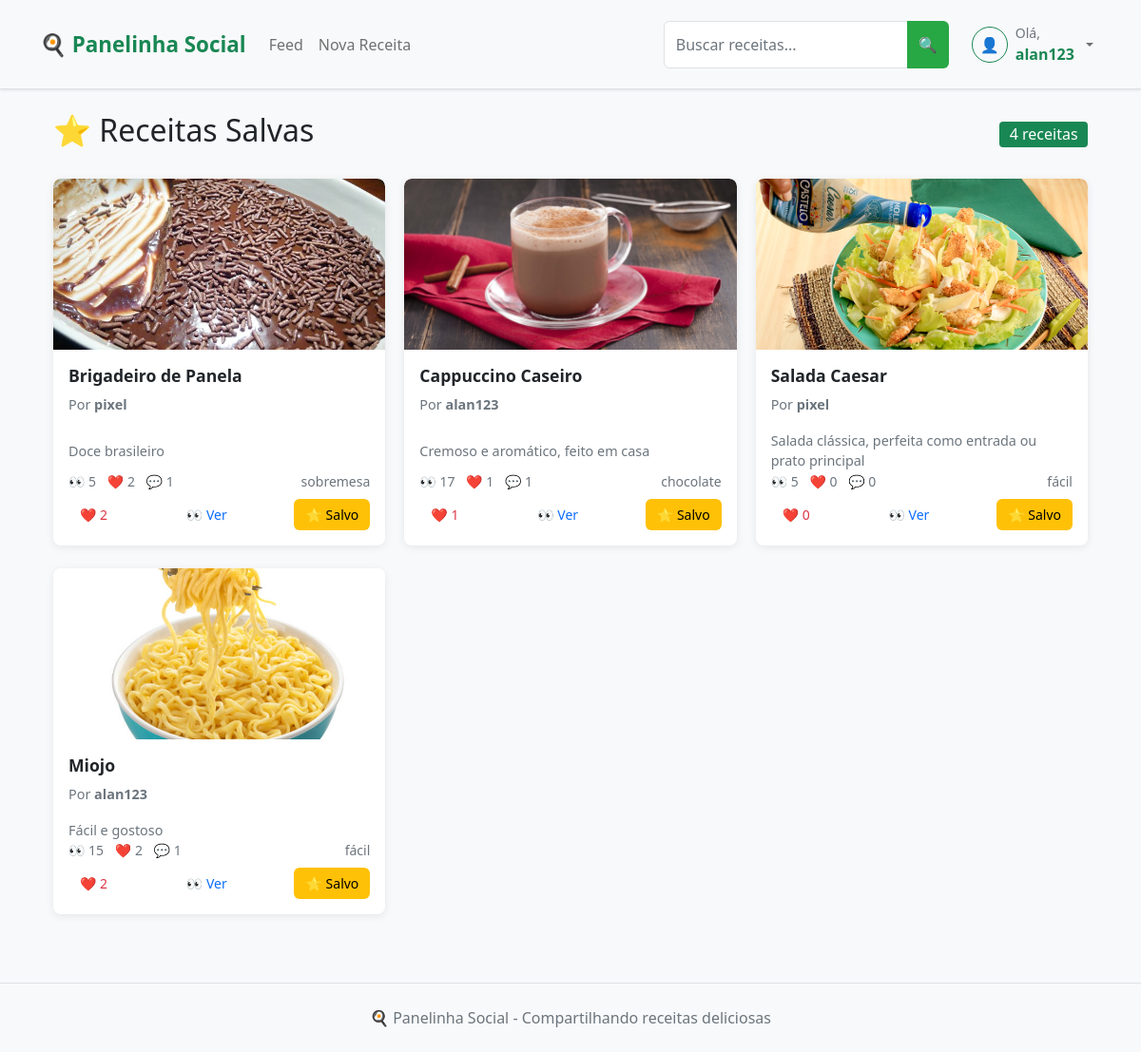
/saved_recipes (signed in), run on an earlier commit of the app's database.
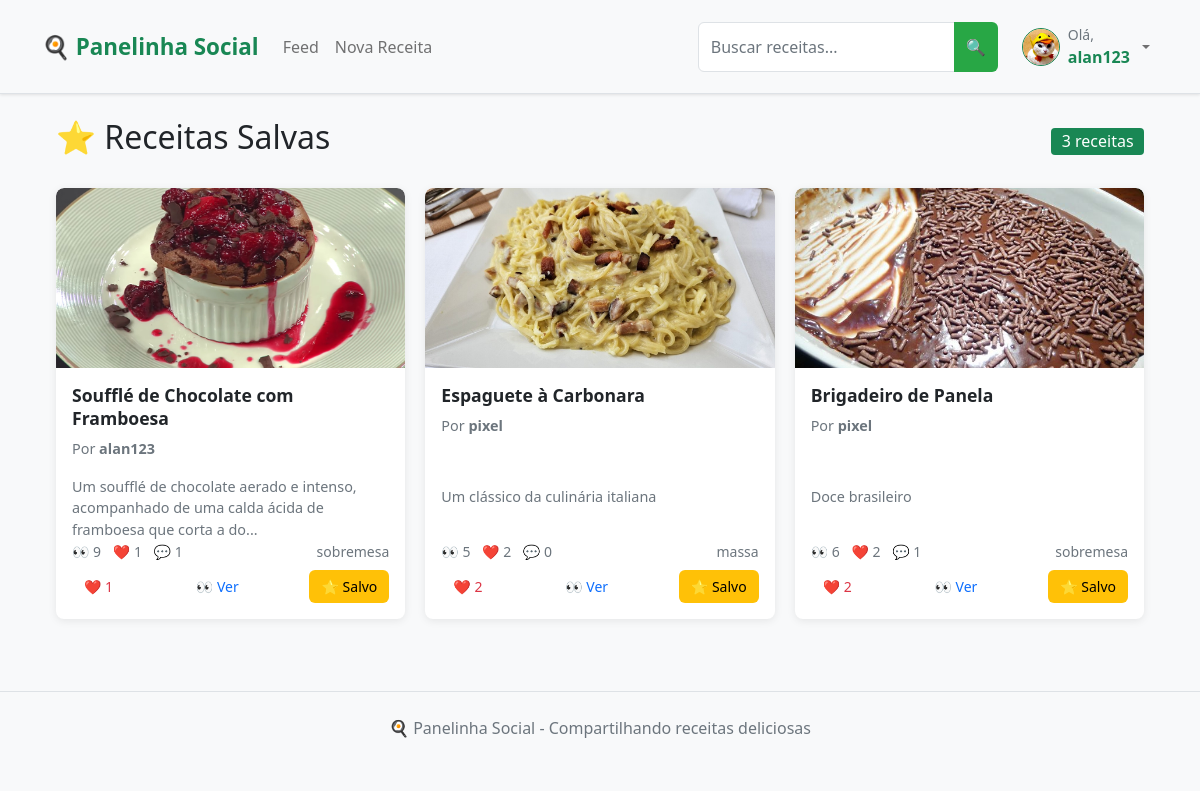
And on a later commit of the database.
### app.py (models this page shows, shortened)
class Recipe(db.Model):
    __tablename__ = 'recipe'
    id = db.Column(db.Integer, primary_key=True)
    title = db.Column(db.String(100), nullable=False, index=True)
    description = db.Column(db.Text)
    ingredients = db.Column(db.Text)
    steps = db.Column(db.Text)
    image = db.Column(db.String(200))
    categories = db.Column(db.String(200))
    difficulty = db.Column(db.String(20), nullable=False, default='Fácil', index=True)  # NOVO CAMPO
    is_draft = db.Column(db.Boolean, default=False, index=True)
    created_at = db.Column(db.DateTime, default=datetime.utcnow, index=True)
    updated_at = db.Column(db.DateTime, default=datetime.utcnow, onupdate=datetime.utcnow)
    views = db.Column(db.Integer, default=0, index=True)
    user_id = db.Column(db.Integer, db.ForeignKey('user.id'), nullable=False, index=True)
    likes = db.relationship('Like', backref='recipe', lazy='select')
    comments = db.relationship('Comment', backref='recipe', lazy='select')
    saved_by = db.relationship('SavedRecipe', backref='recipe', lazy='select')
    def like_count(self):
        if hasattr(self, '_like_count'):
            return self._like_count
        return len(self.likes)
    def comment_count(self):
        if hasattr(self, '_comment_count'):
            return self._comment_count
        return len(self.comments)

class User(UserMixin, db.Model):
    __tablename__ = 'user'
    id = db.Column(db.Integer, primary_key=True)
    username = db.Column(db.String(64), unique=True, nullable=False, index=True)
    email = db.Column(db.String(120), unique=True, nullable=False, index=True)
    password_hash = db.Column(db.String(128))
    bio = db.Column(db.Text)
    profile_picture = db.Column(db.String(200))
    created_at = db.Column(db.DateTime, default=datetime.utcnow)
    recipes = db.relationship('Recipe', backref='author', lazy='select')
    likes = db.relationship('Like', backref='user', lazy='select')
    comments = db.relationship('Comment', backref='user', lazy='select')
    saved_recipes = db.relationship('SavedRecipe', backref='user', lazy='select')

### app.py (the view)
@app.route('/saved_recipes')
@login_required
def saved_recipes():
    saved_query = SavedRecipe.query.filter_by(user_id=current_user.id).order_by(SavedRecipe.saved_at.desc())
    saved_items = saved_query.all()
    if not saved_items:
        return render_template('saved_recipes.html', title='Receitas Salvas', recipes=[])
    recipe_ids = [item.recipe_id for item in saved_items]
    recipes_query = Recipe.query.filter(Recipe.id.in_(recipe_ids)).filter_by(is_draft=False)
    recipes = get_recipes_with_counts(recipes_query)
    recipe_dict = {recipe.id: recipe for recipe in recipes}
    ordered_recipes = [recipe_dict[item.recipe_id] for item in saved_items if item.recipe_id in recipe_dict]
    return render_template('saved_recipes.html', title='Receitas Salvas', recipes=ordered_recipes)

### app.py (called while the page is built)
@login_manager.user_loader
def load_user(id):
    return User.query.get(int(id))

### templates/saved_recipes.html (shortened to what the changed rows need)
{% extends "base.html" %}
{% block content %}
<div class="container-fluid">
    <div class="row">
        <div class="col-12">
            <div class="d-flex justify-content-between align-items-center mb-4">
                <h2>⭐ Receitas Salvas</h2>
                <span class="badge bg-success fs-6">{{ recipes|length }} receitas</span>
            </div>
            {% if recipes %}
                <div class="row">
                    {% for recipe in recipes %}
                        <div class="col-xl-4 col-lg-6 col-md-6 mb-4">
                            <div class="card h-100 recipe-card">
                                <a href="{{ url_for('recipe_detail', recipe_id=recipe.id) }}" class="text-decoration-none">
                                    {% if recipe.image %}
                                        <img src="{{ url_for('static', filename='uploads/' + recipe.image) }}"
                                             class="card-img-top" alt="{{ recipe.title }}">
                                    {% else %}
                                        <div class="card-img-top bg-light d-flex align-items-center justify-content-center"
                                             style="height: 200px;">
                                            <span class="text-muted">📷 Sem imagem</span>
                                        </div>
                                    {% endif %}
                                </a>
                                <div class="card-body d-flex flex-column">
                                    <a href="{{ url_for('recipe_detail', recipe_id=recipe.id) }}" class="text-decoration-none text-dark">
                                        <h5 class="card-title">{{ recipe.title }}</h5>
                                    </a>
                                    <p class="card-text text-muted small">
                                        Por <strong>{{ recipe.author.username }}</strong>
                                    </p>
                                    <a href="{{ url_for('recipe_detail', recipe_id=recipe.id) }}" class="text-decoration-none text-dark flex-grow-1">
                                        <p class="card-text">{{ recipe.description[:100] }}{% if recipe.description|length > 100 %}...{% endif %}</p>
                                    </a>
                                    <div class="mt-auto">
                                        <div class="d-flex justify-content-between align-items-center mb-2">
                                            <div class="text-muted small">
                                                <span class="me-2">👀 {{ recipe.views }}</span>
                                                <span class="me-2">❤️ {{ recipe.like_count() }}</span>
                                                <span>💬 {{ recipe.comment_count() }}</span>
                                            </div>
                                            {% if recipe.categories %}
                                                <small class="text-muted">
                                                    {{ recipe.categories.split(',')[0] }}
                                                </small>
                                            {% endif %}
                                        </div>
                                        <div class="d-flex justify-content-between">
                                            <button class="btn btn-sm btn-outline-danger like-btn"
                                                    data-recipe-id="{{ recipe.id }}">
                                                ❤️ <span class="like-count">{{ recipe.like_count() }}</span>
                                            </button>
                                            <a href="{{ url_for('recipe_detail', recipe_id=recipe.id) }}"
                                               class="btn btn-sm btn-outline-primary">
                                                👀 Ver
                                            </a>
                                            <button class="btn btn-sm btn-outline-warning save-btn active"
                                                    data-recipe-id="{{ recipe.id }}"
                                                    title="Remover dos salvos">
                                                ⭐ Salvo
                                            </button>
                                        </div>
                                    </div>
                                </div>
                            </div>
                        </div>
                    {% endfor %}
                </div>
            {% endif %}
        </div>
    </div>
</div>
{% endblock %}

### templates/base.html (shortened to what this page needs)
<!DOCTYPE html>
<html lang="pt-br">
<head>
    <link href="https://cdn.jsdelivr.net/npm/bootstrap@5.1.3/dist/css/bootstrap.min.css" rel="stylesheet">
    <link rel="stylesheet" href="{{ url_for('static', filename='css/style.css') }}">
<body>
    <nav class="navbar navbar-expand-lg navbar-light bg-light border-bottom">
        <div class="container">
            <a class="navbar-brand fw-bold text-success" href="{{ url_for('index') }}">
                🍳 Panelinha Social
            </a>
            <div class="collapse navbar-collapse" id="navbarNav">
                <ul class="navbar-nav me-auto">
                    {% if current_user.is_authenticated %}
                        <li class="nav-item">
                            <a class="nav-link" href="{{ url_for('feed') }}">Feed</a>
                        </li>
                        <li class="nav-item">
                            <a class="nav-link" href="{{ url_for('new_recipe') }}">Nova Receita</a>
                        </li>
                    {% endif %}
                </ul>
                <form class="d-flex me-3" action="{{ url_for('search') }}" method="GET">
                    <div class="input-group" style="min-width: 250px;">
                        <input type="text"
                            name="q"
                            class="form-control"
                            placeholder="Buscar receitas..."
                            value="{{ request.args.get('q', '') }}"
                            aria-label="Buscar receitas">
                        <button class="btn btn-success" type="submit" title="Buscar receitas">
                            🔍
                        </button>
                    </div>
                </form>
                <div class="navbar-nav">
                    {% if current_user.is_authenticated %}
                        <div class="nav-item dropdown">
                            <a class="nav-link dropdown-toggle d-flex align-items-center gap-2" href="#" role="button" data-bs-toggle="dropdown">
                                <div class="position-relative">
                                    {% if current_user.profile_picture %}
                                        <img src="{{ url_for('static', filename='uploads/' + current_user.profile_picture) }}"
                                            class="rounded-circle border border-success"
                                            style="width: 38px; height: 38px; object-fit: cover;"
                                            alt="Foto de perfil">
                                    {% else %}
                                        <div class="rounded-circle bg-light d-flex align-items-center justify-content-center border border-success"
                                            style="width: 38px; height: 38px;">
                                            <span class="text-muted">👤</span>
                                        </div>
                                    {% endif %}
                                </div>
                                <div class="d-none d-lg-flex flex-column align-items-start">
                                    <span class="small text-muted">Olá,</span>
                                    <strong class="text-success">{{ current_user.username }}</strong>
                                </div>
                            </a>
                        </div>
                    {% else %}
                        <a class="nav-link" href="{{ url_for('login') }}">Entrar</a>
                        <a class="nav-link" href="{{ url_for('register') }}">Cadastrar</a>
                    {% endif %}
                </div>
            </div>
        </div>
    </nav>
    <div class="container mt-4">
        {% block content %}{% endblock %}
    </div>
    <footer class="bg-light text-center text-muted py-4 mt-5 border-top">
        <div class="container">
            <p class="mb-0">🍳 Panelinha Social - Compartilhando receitas deliciosas</p>
        </div>
    </footer>
</body>
</html>

What changed in the data, as far as the page shows it:
no longer on this page (row edited): Recipe: image (picture), title "Cappuccino Caseiro", author.username "alan123", description "Cremoso e aromático, feito em casa", views "17", like_count "1", comment_count "1", categories "chocolate"
no longer on this page (row edited): Recipe: image (picture), title "Salada Caesar", author.username "pixel", description "Salada clássica, perfeita como entrada ou prato principal", views "5", like_count "0", comment_count "0", categories "fácil"
no longer on this page (row edited): Recipe: image (picture), title "Miojo", author.username "alan123", description "Fácil e gostoso", views "15", like_count "2", comment_count "1", categories "fácil"
changed User "alan123": profile_picture: picture added
now on this page (row edited): Recipe: image (picture), title "Soufflé de Chocolate com Framboesa", author.username "alan123", description "Um soufflé de chocolate aerado e intenso, acompanhado de uma calda ácida de framboesa que corta a do", views "9", like_count "1", comment_count "1", categories "sobremesa"
now on this page (row unchanged): Recipe: image (picture), title "Espaguete à Carbonara", author.username "pixel", description "Um clássico da culinária italiana", views "5", like_count "2", comment_count "0", categories "massa"
changed Recipe "Brigadeiro de Panela": views "5" → "6"
Also different on the page:
{{ recipes|length }}: "4" → "3"
